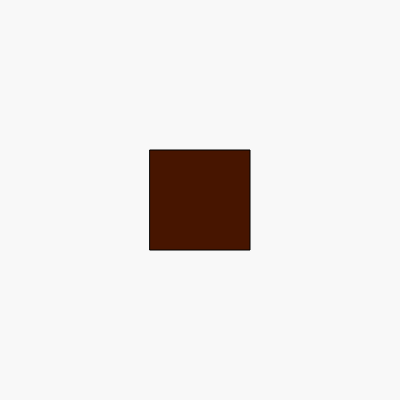
Frame 1 (no input)
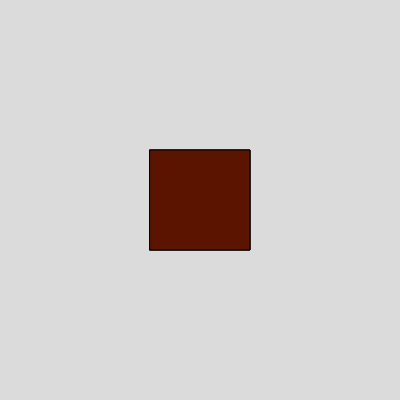
Frame 60 (no input)
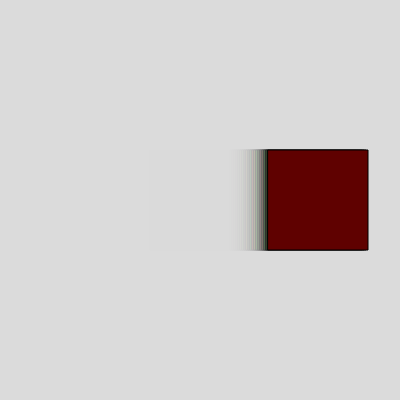
Frame 120 (the mouse pressed at the canvas centre since frame 60)

The p5.js sketch that drew these frames (run headless with seeded random() and noise() and a simulated clock; from frame 60 on, the mouse is pressed at the canvas centre):

// p5.js sketch
// ── sketch.js
//declare!
let x;
let pace = 5
function setup() {
  createCanvas(400, 400);
  //assign value
  x = width/2;
}

function draw() {
  background(220, 50);
  rectMode(CENTER);
  //use!
  fill(random(100),random(100),0)
  rect(x, height/2 , 100, 100);
  //update
  x = x + mouseY * 0.01;
  if(x > width){
    x = 0
  }
 }
